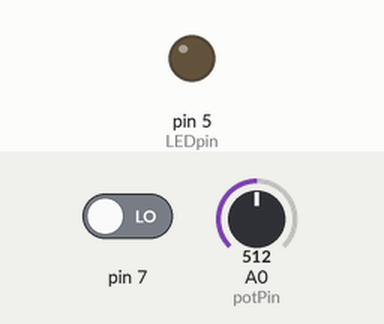
Simulated run of this sketch. Board: Arduino Uno, built with avr-gcc and run on an emulated ATmega328P. On the bench: output pins drawn as LEDs (lit = HIGH). The inputs (shaded band) are chosen by the test bench; at power-on: pin 7 LOW, A0 (potPin) = 512.

Above: at 1.2 s.
1.3 s: pin 7 driven HIGH
At 2.4 s:
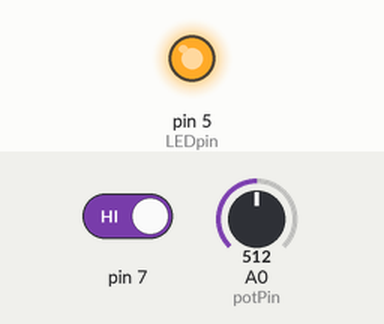
Timing chart, 0 to 4.3 s (numbered marks = the images above; inputs shaded):
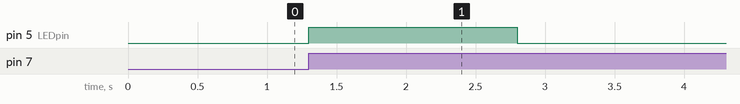

Measured:
- after the input at 1.3 s, pin 5 (LEDpin): LOW → HIGH at once, → LOW 1.5 s later

The sketch:

1.ino
```cpp
int LEDpin = 5;                     //定義LED接腳
int potPin = 0;                     //定義可變電阻讀取接腳
int val = 0;                        //儲存可變電阻阻值
int dt  = 0;                        //LED閃爍時間間隔
int button1 =0;
int digital =0;


void setup() {
    pinMode(LEDpin, OUTPUT);        //定義LED接腳為輸出
    pinMode(potPin, INPUT);         //定義可變電阻讀取接腳為輸入
    pinMode(7, INPUT);
    Serial.begin(9600);
}

void loop() {
    int previousState;
    int state;
    int swState;                // 穩定後的按鈕狀態
    previousState = digitalRead(7); // 讀取第一次按鈕狀態
    delay(5);                      // 隔 10 毫秒後再讀取第二次狀態
    state = digitalRead(7);
    if(state == previousState)      //如果兩次狀態相同，判定按鈕狀態穩定
    {
      swState = state;              // 判定按鈕狀態
    }
    val = analogRead(potPin);
    dt = map(val, 0, 1023, 0, 3000); //設定val將由0~1023線性變換為0~500存入dt
    button1 = digitalRead(7);
    while(previousState == LOW and state ==HIGH){
      digitalWrite(LEDpin, HIGH);     //LED亮
      delay(dt);                      //由變化的dt決定亮的時間有多久
      digitalWrite(LEDpin, LOW);      //LED不亮
      delay(dt);
      break;
    }
}
```
